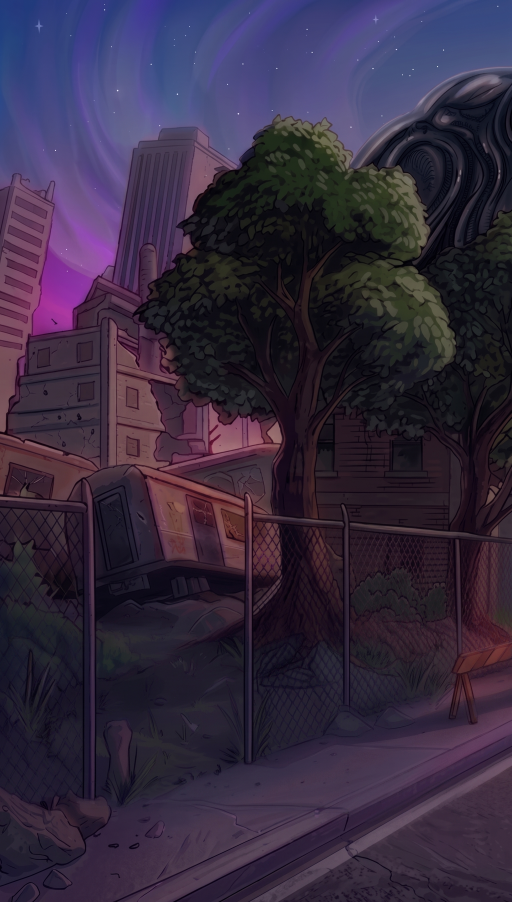
#> input picture images/H1.jpg, 1536 x 2706 px (shown at 1/3 size)
$ python stitch_header.py
#> lines starting #> are read from the running program, lines starting #| are printed output that depends on the picture
from PIL import Image, ImageFilter
import numpy as np

import os
SRC = os.path.join(os.path.dirname(os.path.dirname(os.path.abspath(__file__))), 'images')
h1 = Image.open(f'{SRC}/H1.jpg').convert('RGB')
#> h1 is the input picture: PIL image 1536x2706 RGB; mean R, G, B 53, 42.1, 63.3
h2 = Image.open(f'{SRC}/H2.jpg').convert('RGB')
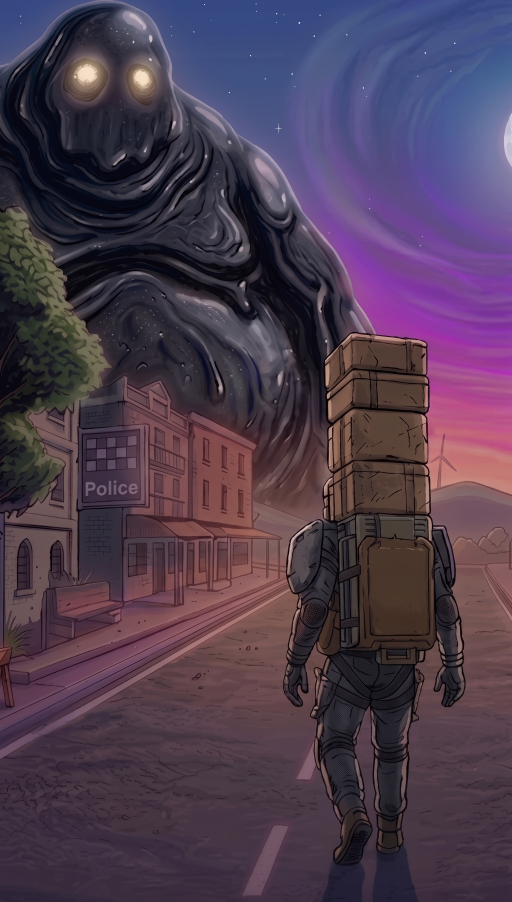
#> input picture images/H2.jpg, 1536 x 2706 px (shown at 1/3 size)
#> h2 is the input picture: PIL image 1536x2706 RGB; mean R, G, B 77.5, 60.7, 80.1
h3 = Image.open(f'{SRC}/H3.jpg').convert('RGB')
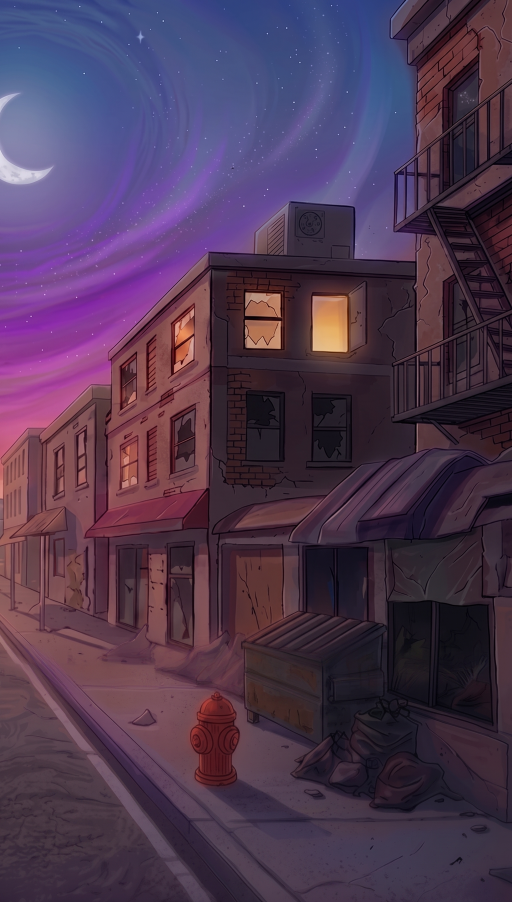
#> input picture images/H3.jpg, 1536 x 2706 px (shown at 1/3 size)
#> h3 is the input picture: PIL image 1536x2706 RGB; mean R, G, B 78.4, 56.4, 81.8

# The page shows this image at natural width-driven height (not cropped
# Full source height. At 108% width (~1555px on a 1440px viewport) this
# renders ~1010px tall; with --hero-img-top around -8% (~-72px) that
# overshoots a 900px viewport by only ~38px, which is negligible -- the
# full courier figure (head to feet) stays in frame. Verified by
# screenshot against the approved reference on 2026-08-25.
CROP_H = 2706
W = 1536
panels = [
    (h1, 0),
    (h2, 0),
    (h3, 0),
]

crops = [im.crop((0, y0, W, y0 + CROP_H)) for im, y0 in panels]
#> crops = 3 items

OVERLAP = 220
n = len(crops)
#> n = 3
total_w = W * n - OVERLAP * (n - 1)
#> total_w = 4168
canvas = Image.new('RGB', (total_w, CROP_H), (10, 8, 14))
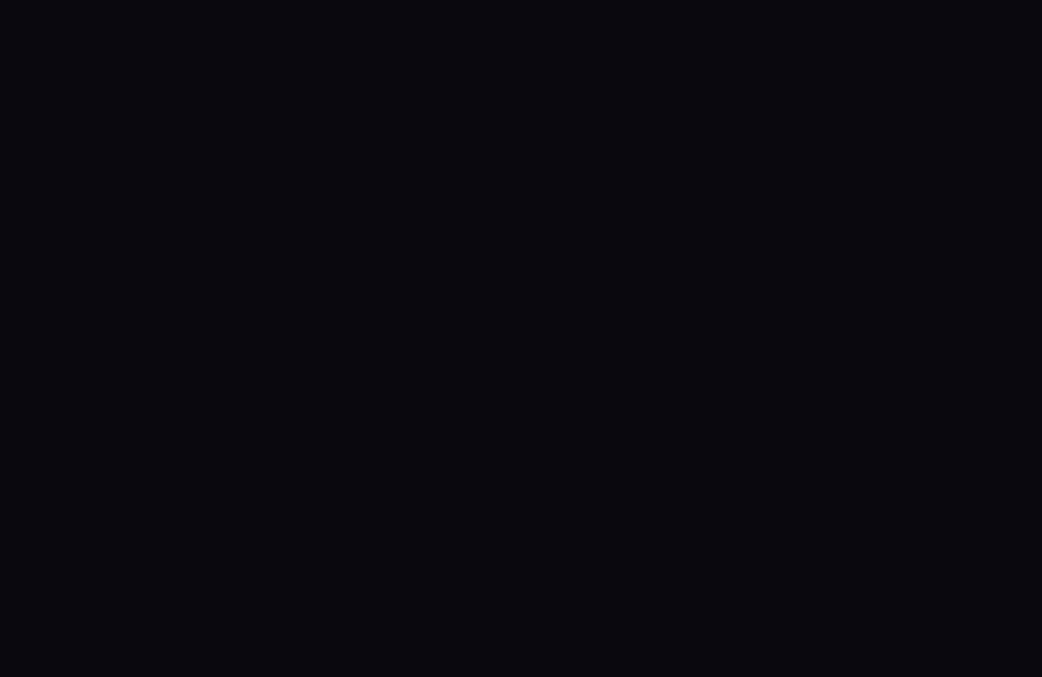
#> canvas: PIL image 4168x2706 RGB (shown at 1/4 size); mean R, G, B 10, 8, 14

def feather_mask(w, h, fade_left, fade_right):
    grad = np.full((h, w), 255, dtype=np.uint8)
    if fade_left > 0:
        ramp = np.linspace(0, 255, fade_left).astype(np.uint8)
        grad[:, :fade_left] = np.minimum(grad[:, :fade_left], ramp[np.newaxis, :])
    if fade_right > 0:
        ramp = np.linspace(255, 0, fade_right).astype(np.uint8)
        grad[:, -fade_right:] = np.minimum(grad[:, -fade_right:], ramp[np.newaxis, :])
    return Image.fromarray(grad, mode='L')

x = 0
for i, panel in enumerate(crops):
    fade_left = OVERLAP if i > 0 else 0
    fade_right = OVERLAP if i < n - 1 else 0
    if fade_left == 0 and fade_right == 0:
        canvas.paste(panel, (x, 0))
    else:
        mask = feather_mask(panel.width, panel.height, fade_left, fade_right)
        canvas.paste(panel, (x, 0), mask)
    x += panel.width - OVERLAP
#> this loop made 3 passes
#> (fade_left, fade_right, x) on passes 1 to 3: (0, 220, 1316), (220, 220, 2632), (220, 0, 3948)
#> pass 1, `mask = feather_mask(panel.width, panel.height, fade_left, fade_right)`:
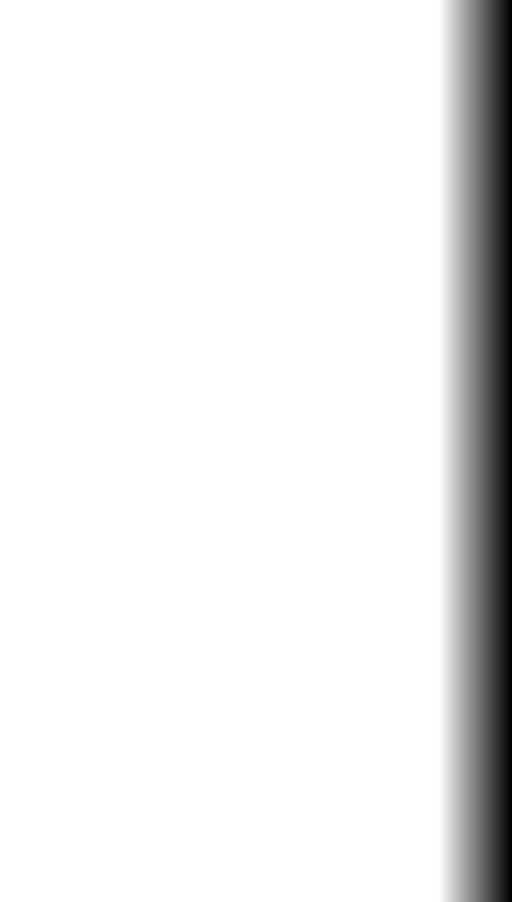
#> mask: PIL image 1536x2706 L (shown at 1/3 size); min 0, max 255, mean 236.7
#> pass 3, `mask = feather_mask(panel.width, panel.height, fade_left, fade_right)`:
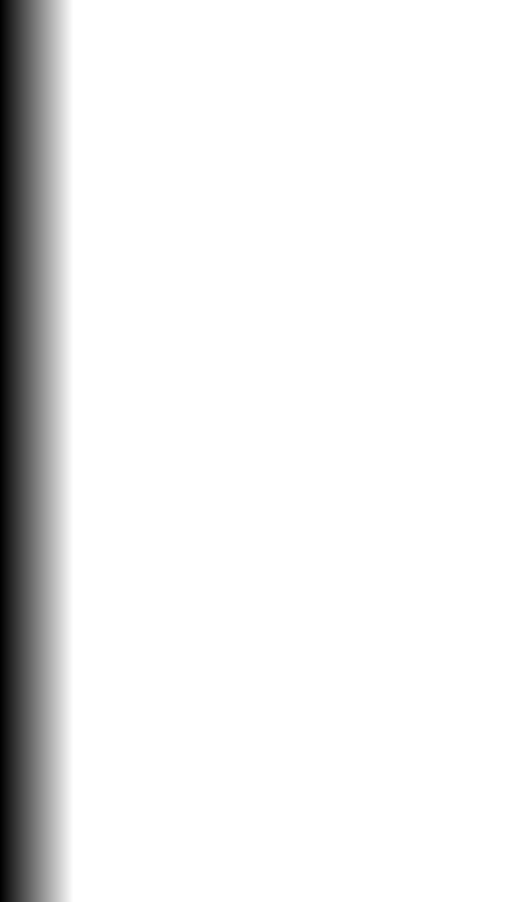
#> mask: PIL image 1536x2706 L (shown at 1/3 size); min 0, max 255, mean 236.7
#> after the loop:
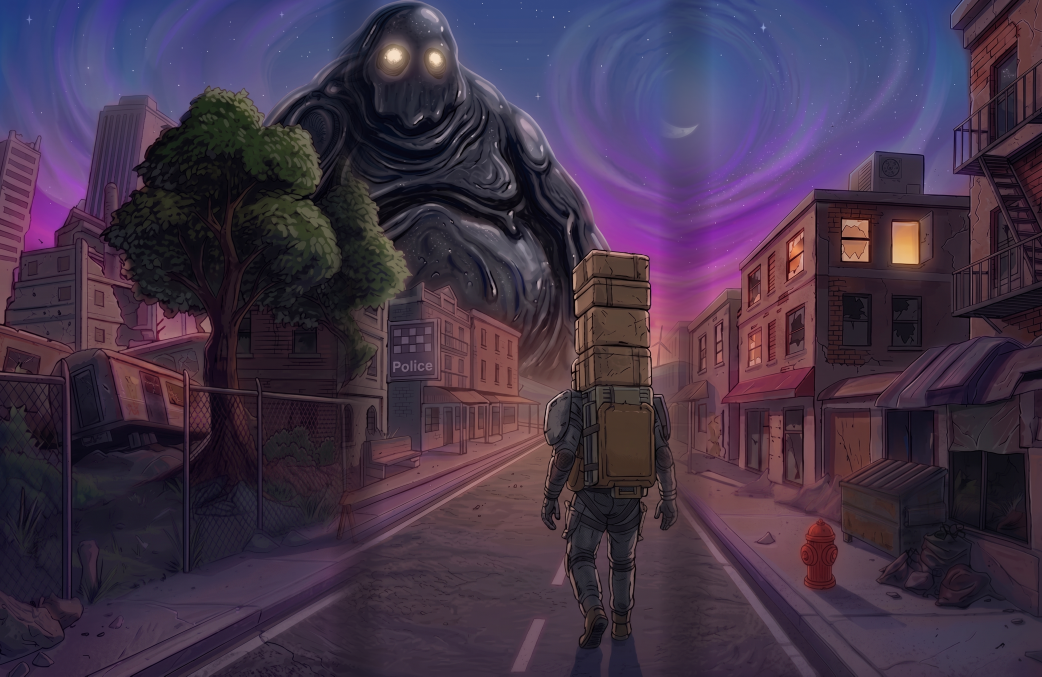
#> canvas: PIL image 4168x2706 RGB (shown at 1/4 size); mean R, G, B 67.1, 51.3, 72.8
#> after the loop, x = 3948

draw_layer = Image.new('RGB', canvas.size, (14, 10, 20))
fog_mask = Image.new('L', canvas.size, 0)
#> fog_mask: PIL image 4168x2706 L; every value is 0
fm = np.array(fog_mask)
x = W - OVERLAP
for i in range(n - 1):
    center = x + OVERLAP // 2
    half = OVERLAP // 2 + 40
    xs = np.arange(canvas.width)
    dist = np.abs(xs - center)
    strength = np.clip(1 - dist / half, 0, 1) * 120
    fm = np.maximum(fm, strength.astype(np.uint8)[np.newaxis, :].repeat(CROP_H, axis=0))
    x += W - OVERLAP
#> after the loop, x = 3948
fog_mask = Image.fromarray(fm, mode='L').filter(ImageFilter.GaussianBlur(60))
canvas = Image.composite(draw_layer, canvas, fog_mask)
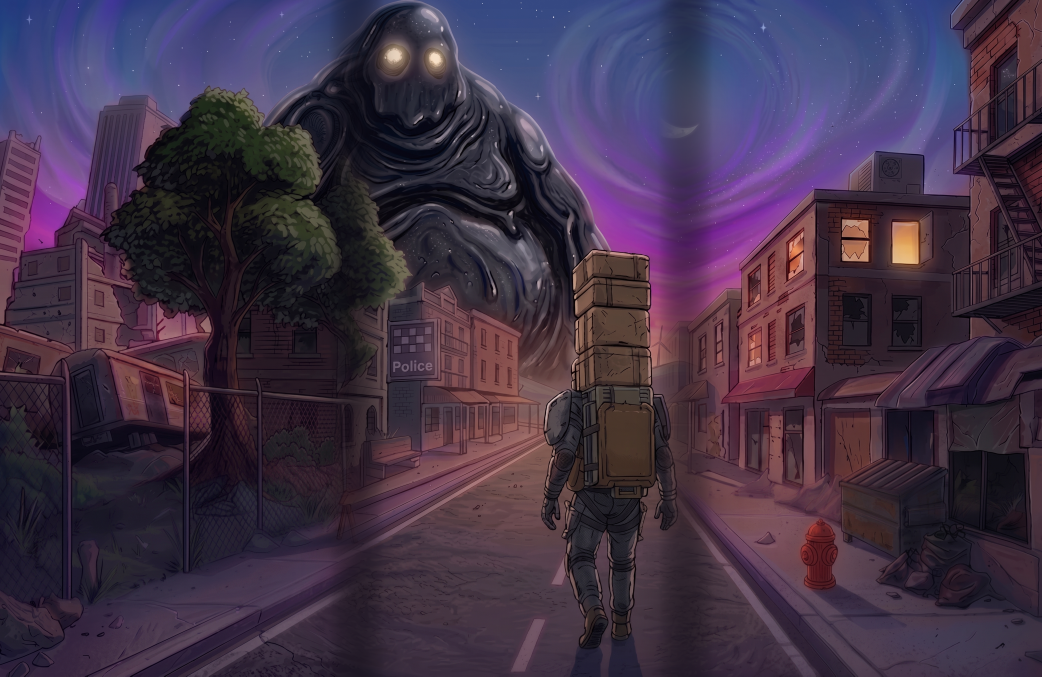
#> canvas: PIL image 4168x2706 RGB (shown at 1/4 size); mean R, G, B 65.2, 49.9, 71

target_w = 3800
target_h = round(canvas.height * target_w / canvas.width)
#> target_h = 2467
canvas = canvas.resize((target_w, target_h), Image.LANCZOS)
#> canvas: PIL image 3800x2467 RGB

canvas.save(f'{SRC}/header.jpg', quality=88)
print('saved', canvas.size, '->', f'{SRC}/header.jpg')
#| saved (3800, 2467) -> images/header.jpg
